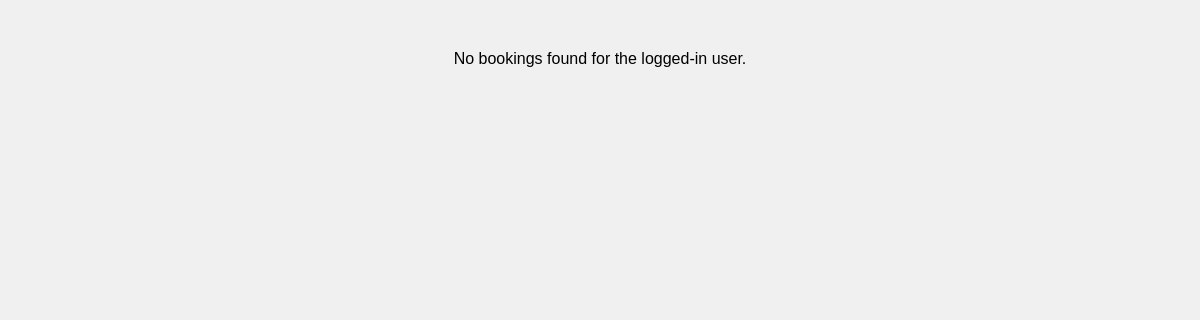
The page /ticket.php (signed in) on the database as committed earlier.
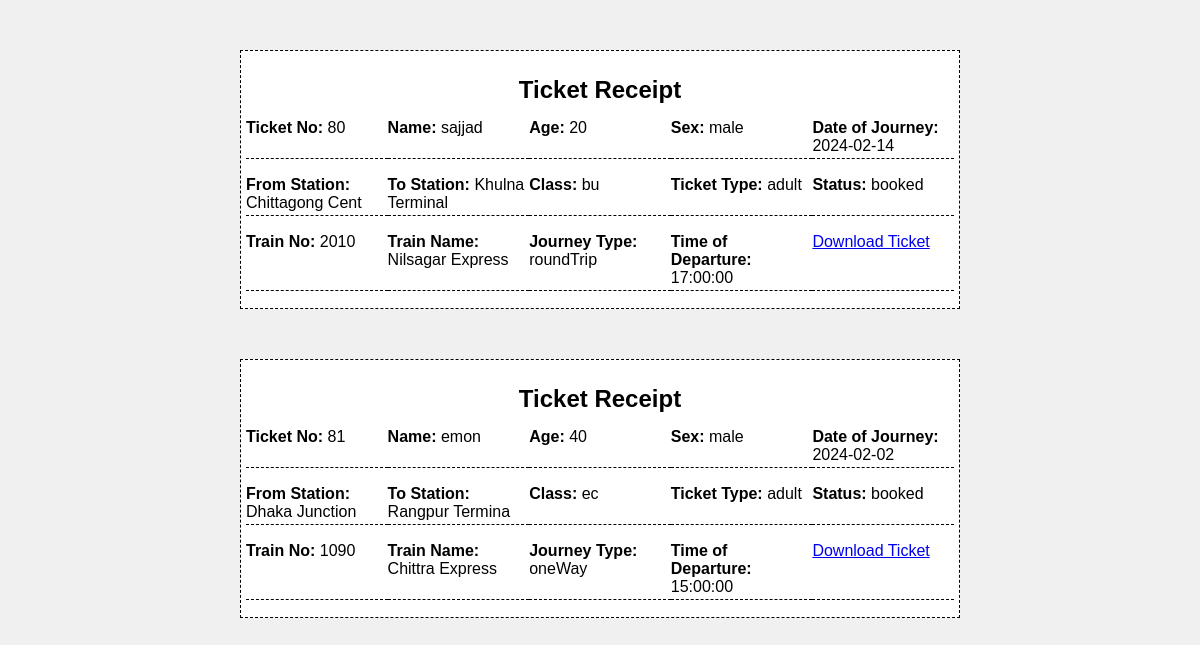
The same page on the database as committed later.
### tables this page shows
CREATE TABLE `booking` (
  `Name` varchar(15) NOT NULL,
  `Booking_number` int(4) UNSIGNED NOT NULL,
  `class` varchar(2) NOT NULL,
  `from_station` varchar(15) NOT NULL,
  `to_station` varchar(15) NOT NULL,
  `Age` int(11) NOT NULL,
  `sex` varchar(10) NOT NULL,
  `Status` varchar(20) NOT NULL,
  `Date_of_Journey` date NOT NULL,
  `Journey_Type` varchar(20) NOT NULL,
  `Ticket_Type` varchar(11) NOT NULL,
  `train_no` int(11) NOT NULL,
  `user_id` int(11) NOT NULL,
  `Booked_time` time NOT NULL
);

CREATE TABLE `trainroutes` (
  `TrainNo` int(11) NOT NULL,
  `TrainName` varchar(255) DEFAULT NULL,
  `TrainRoute` varchar(255) DEFAULT NULL,
  `DepartureTime` time DEFAULT NULL,
  `DepartureStation` varchar(100) DEFAULT NULL,
  `ArrivalStation` varchar(100) DEFAULT NULL,
  `ArrivalTime` time DEFAULT NULL
);

### ticket.php (the view, shortened to what this page needs)
<!DOCTYPE html>
<html lang="en">
<head>
</head>
<body>
    <?php
    $servername = "localhost";
    $username = "root";
    $password = "";
    $dbname = "railway_database";
    $conn = new mysqli($servername, $username, $password, $dbname);
    $user_id = $_SESSION['user_id'];
    $sql = "SELECT booking.*, TrainRoutes.TrainName, TrainRoutes.DepartureTime
            FROM booking
            JOIN TrainRoutes ON booking.train_no = TrainRoutes.TrainNo
            WHERE booking.user_id = $user_id";
    $result = $conn->query($sql);
    if ($result->num_rows > 0) {
        while($row = $result->fetch_assoc()) {
            echo "<div class='ticket-form'>";
            echo "<h2>Ticket Receipt</h2>";
            echo "<div class='ticket-info'>";
            echo "<p><strong>Ticket No:</strong> " . $row["Booking_number"] . "</p>";
            echo "<p><strong>Name:</strong> " . $row["Name"] . "</p>";
            echo "<p><strong>Age:</strong> " . $row["Age"] . "</p>";
            echo "<p><strong>Sex:</strong> " . $row["sex"] . "</p>";
            echo "<p><strong>Date of Journey:</strong> " . $row["Date_of_Journey"] . "</p>";
            echo "</div>";
            echo "<div class='ticket-info'>";
            echo "<p><strong>From Station:</strong> " . $row["from_station"] . "</p>";
            echo "<p><strong>To Station:</strong> " . $row["to_station"] . "</p>";
            echo "<p><strong>Class:</strong> " . $row["class"] . "</p>";
            echo "<p><strong>Ticket Type:</strong> " . $row["Ticket_Type"] . "</p>";
            echo "<p><strong>Status:</strong> " . $row["Status"] . "</p>";
            echo "</div>";
            echo "<div class='ticket-info'>";
            echo "<p><strong>Train No:</strong> " . $row["train_no"] . "</p>";
            echo "<p><strong>Train Name:</strong> " . $row["TrainName"] . "</p>";
            echo "<p><strong>Journey Type:</strong> " . $row["Journey_Type"] . "</p>";
            echo "<p><strong>Time of Departure:</strong> " . $row["DepartureTime"] . "</p>";
            echo "<p><a href='download.php?booking_number=" . $row["Booking_number"] . "'>Download Ticket</a></p>";
            echo "</div>";
            echo "</div>";
        }
    } else {
        echo "<div class='message-container'>";
        echo "<p>No bookings found for the logged-in user.</p>";
        echo "</div>";
    }
    ?>
</body>
</html>

Rows that differ between the two databases and show on the page:
added booking: Booking_number "80", Name "sajjad", Age "20", sex "male", Date_of_Journey "2024-02-14", from_station "Chittagong Cent", to_station "Khulna Terminal", class "bu", Ticket_Type "adult", Status "booked", train_no "2010", trainroutes.TrainName "Nilsagar Express", Journey_Type "roundTrip", trainroutes.DepartureTime "17:00:00"
added booking: Booking_number "81", Name "emon", Age "40", sex "male", Date_of_Journey "2024-02-02", from_station "Dhaka Junction", to_station "Rangpur Termina", class "ec", Ticket_Type "adult", Status "booked", train_no "1090", trainroutes.TrainName "Chittra Express", Journey_Type "oneWay", trainroutes.DepartureTime "15:00:00"
Other text that changed with them:
text no longer shown: "No bookings found for the logged-in user."
